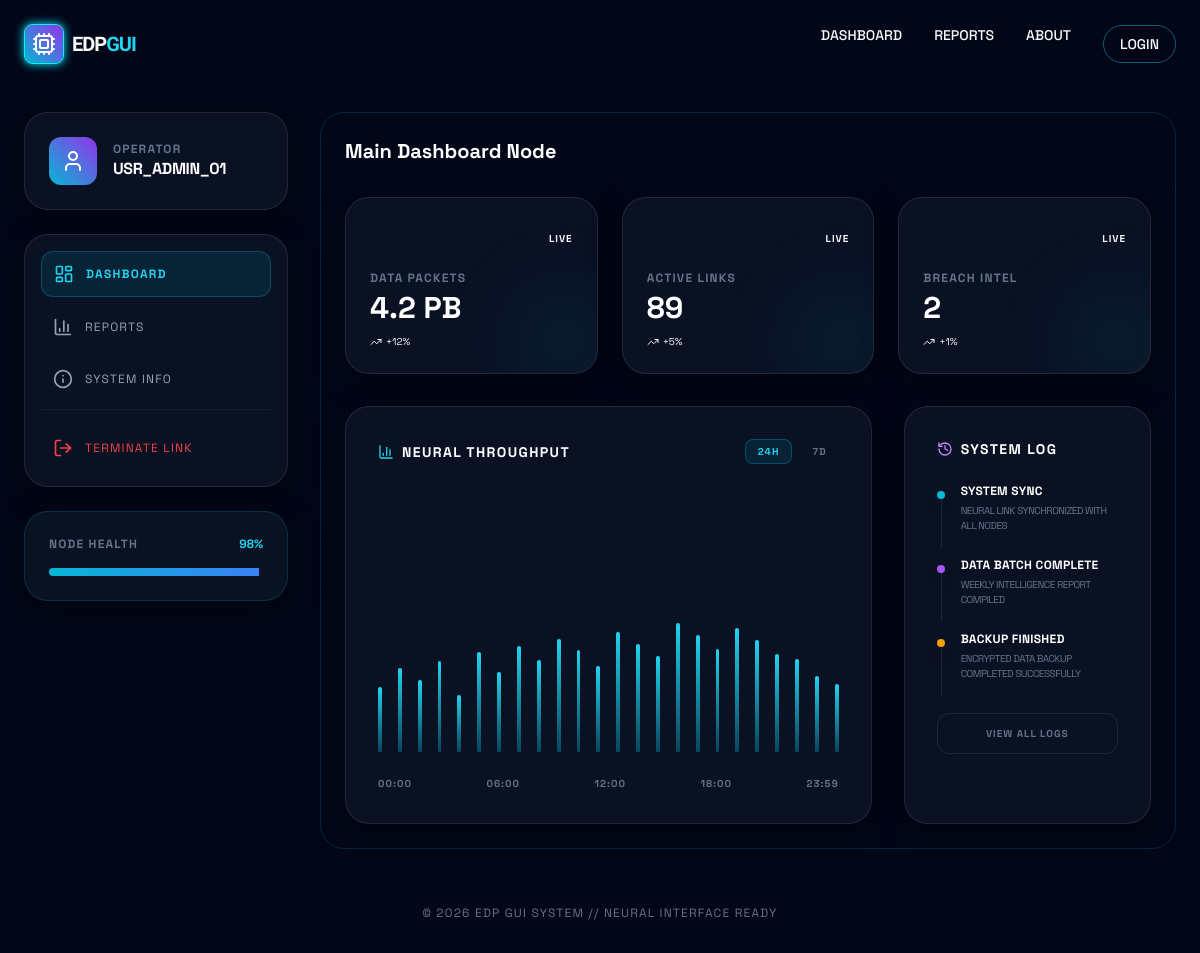
Page /dashboard.php on the committed database.
### tables this page shows
CREATE TABLE IF NOT EXISTS system_stats (
  id INT PRIMARY KEY AUTO_INCREMENT,
  stat_name VARCHAR(100) NOT NULL,
  stat_value VARCHAR(50) NOT NULL,
  stat_trend VARCHAR(20) NOT NULL,
  stat_icon VARCHAR(50),
  stat_color VARCHAR(20)
);

CREATE TABLE IF NOT EXISTS system_logs (
  id INT PRIMARY KEY AUTO_INCREMENT,
  log_title VARCHAR(255) NOT NULL,
  log_desc VARCHAR(255),
  log_type VARCHAR(50),
  log_time TIMESTAMP DEFAULT CURRENT_TIMESTAMP
);

### includes/db_edp.php (called while the page is built, shortened)
<?php
function getSystemStats($pdo) {
    if ($pdo) {
        try {
            $data = $pdo->query("SELECT * FROM system_stats")->fetchAll();
            if (!empty($data)) return $data;
        } catch (Exception $e) {}
    }
    return [
        ['stat_name' => 'Data Packets', 'stat_value' => '4.2 PB', 'stat_trend' => '+12%', 'stat_icon' => 'database', 'stat_color' => 'text-cyan-400'],
        ['stat_name' => 'Active Links', 'stat_value' => '1,284', 'stat_trend' => 'STABLE', 'stat_icon' => 'users', 'stat_color' => 'text-purple-400'],
        ['stat_name' => 'Breach Intel', 'stat_value' => '002', 'stat_trend' => 'CLEARED', 'stat_icon' => 'shield-alert', 'stat_color' => 'text-amber-400']
    ];
}
function getThroughputLogs($pdo) {
    if ($pdo) {
        try {
            $data = $pdo->query("SELECT * FROM throughput_logs")->fetchAll();
            if (!empty($data)) return $data;
        } catch (Exception $e) {}
    }
    $logs = [];
    return $logs;
}
function getSystemLogs($pdo) {
    if ($pdo) {
        try {
            $data = $pdo->query("SELECT * FROM system_logs ORDER BY log_time DESC LIMIT 5")->fetchAll();
            if (!empty($data)) return $data;
        } catch (Exception $e) {}
    }
    return [
        ['log_title' => 'Sync Complete', 'log_desc' => 'Node_72 Connected', 'log_type' => 'sync'],
        ['log_title' => 'Report Generated', 'log_desc' => 'Intelligence Batch #41', 'log_type' => 'report'],
        ['log_title' => 'Backup Sequence', 'log_desc' => 'Encryption Layer 3 Active', 'log_type' => 'backup']
    ];
}
?>

### dashboard.php (the view, shortened to what this page needs)
<?php
include 'includes/base.php';
include 'includes/db_edp.php';
render_header("EDP - Intelligence Dashboard");
$stats = getSystemStats($pdo);
$throughputLogs = getThroughputLogs($pdo);
$systemLogs = getSystemLogs($pdo);
?>
<div class="w-full max-w-7xl mx-auto grid grid-cols-1 md:grid-cols-4 gap-8">
    <aside class="md:col-span-1 space-y-6">
        <div class="glass-card p-6 flex items-center space-x-4">
            <div class="w-12 h-12 bg-gradient-to-tr from-cyan-500 to-purple-600 rounded-xl flex items-center justify-center">
                <i data-lucide="user" class="text-white"></i>
            </div>
            <div>
                <p class="text-xs text-slate-500 uppercase font-bold tracking-widest">Operator</p>
                <h3 class="text-white font-black uppercase tracking-tight">USR_ADMIN_01</h3>
            </div>
        </div>
        <nav class="glass-card p-4 space-y-2">
            <a href="dashboard.php" class="flex items-center space-x-3 p-3 rounded-xl bg-cyan-500/10 text-cyan-400 font-bold border border-cyan-500/30">
                <i data-lucide="layout-dashboard" class="w-5 h-5"></i>
                <span class="text-xs uppercase tracking-widest">Dashboard</span>
            </a>
            <a href="reports.php" class="flex items-center space-x-3 p-3 rounded-xl hover:bg-slate-800/50 text-slate-400 hover:text-white transition-all">
                <i data-lucide="bar-chart-3" class="w-5 h-5"></i>
                <span class="text-xs uppercase tracking-widest">Reports</span>
            </a>
            <a href="about.php" class="flex items-center space-x-3 p-3 rounded-xl hover:bg-slate-800/50 text-slate-400 hover:text-white transition-all">
                <i data-lucide="info" class="w-5 h-5"></i>
                <span class="text-xs uppercase tracking-widest">System Info</span>
            </a>
            <div class="pt-4 border-t border-slate-800/50 mt-4">
                <a href="index.php" class="flex items-center space-x-3 p-3 rounded-xl hover:bg-red-500/10 text-red-500 transition-all">
                    <i data-lucide="log-out" class="w-5 h-5"></i>
                    <span class="text-xs uppercase tracking-widest">Terminate Link</span>
                </a>
            </div>
        </nav>
        <div class="glass-card p-6 border-cyan-500/20">
            <div class="flex items-center justify-between mb-4">
                <span class="text-xs uppercase tracking-widest text-slate-500 font-bold">Node Health</span>
                <span class="text-cyan-400 text-xs font-bold">98%</span>
            </div>
            <div class="w-full h-2 bg-slate-900 rounded-full overflow-hidden">
                <div class="w-[98%] h-full bg-gradient-to-r from-cyan-500 to-blue-500 animate-pulse"></div>
            </div>
        </div>
    </aside>
    <div class="md:col-span-3 space-y-8 min-h-[600px] border border-cyan-500/20 p-6 rounded-3xl">
        <h2 class="text-white text-xl font-bold">Main Dashboard Node</h2>
        <div class="grid grid-cols-1 sm:grid-cols-3 gap-6">
            <?php foreach($stats as $stat): ?>
            <div class="glass-card p-6 relative overflow-hidden group">
                <div class="absolute -right-4 -bottom-4 w-24 h-24 bg-cyan-500/10 rounded-full blur-2xl group-hover:bg-cyan-500/20 transition-all"></div>
                <div class="flex items-center justify-between mb-4">
                    <i data-lucide="<?php echo $stat['stat_icon']; ?>" class="w-8 h-8 <?php echo $stat['stat_color']; ?>"></i>
                    <span class="text-[10px] <?php echo $stat['stat_color']; ?> font-black tracking-widest uppercase">Live</span>
                </div>
                <h4 class="text-slate-500 text-xs font-bold uppercase tracking-widest mb-1"><?php echo $stat['stat_name']; ?></h4>
                <p class="text-3xl font-black text-white"><?php echo $stat['stat_value']; ?></p>
                <p class="text-[10px] <?php echo $stat['stat_color']; ?> mt-2 flex items-center">
                    <i data-lucide="<?php echo $stat['stat_trend'] == 'CLEARED' || $stat['stat_trend'] == 'STABLE' ? 'check-circle' : 'trending-up'; ?>" class="w-3 h-3 mr-1"></i>
                    <?php echo $stat['stat_trend']; ?>
                </p>
            </div>
            <?php endforeach; ?>
        </div>
        <div class="grid grid-cols-1 lg:grid-cols-3 gap-8">
            <div class="lg:col-span-2 glass-card p-8">
                <div class="flex items-center justify-between mb-8">
                    <h3 class="text-white font-black uppercase tracking-widest text-sm flex items-center space-x-2">
                        <i data-lucide="bar-chart-3" class="w-4 h-4 text-cyan-400"></i>
                        <span>Neural Throughput</span>
                    </h3>
                    <div class="flex space-x-2">
                        <button class="px-3 py-1 bg-cyan-500/10 text-cyan-400 text-[10px] font-bold rounded-lg border border-cyan-500/30 uppercase tracking-widest">24H</button>
                        <button class="px-3 py-1 hover:bg-slate-800 text-slate-500 text-[10px] font-bold rounded-lg transition-all uppercase tracking-widest">7D</button>
                    </div>
                </div>
                <div class="h-64 flex items-end space-x-4">
                    <?php
                    foreach($throughputLogs as $index => $log):
                        $height = (float)$log['data_rate'];
                        $delay = $index * 0.05;
                    ?>
                    <div class="flex-grow group relative h-full flex items-end">
                        <div class="bg-gradient-to-t from-cyan-600/40 to-cyan-400 rounded-t-lg w-full transition-all hover:to-cyan-200 hover:shadow-[0_0_15px_rgba(0,243,255,0.5)] cursor-pointer"
                             style="height: <?php echo $height; ?>%; animation: grow-up 0.8s cubic-bezier(0.17, 0.67, 0.83, 0.67) <?php echo $delay; ?>s backwards;">
                        </div>
                    </div>
                    <?php endforeach; ?>
                </div>
                <div class="flex justify-between mt-6 text-[10px] text-slate-500 font-bold uppercase tracking-widest">
                    <span>00:00</span>
                    <span>06:00</span>
                    <span>12:00</span>
                    <span>18:00</span>
                    <span>23:59</span>
                </div>
            </div>
            <div class="glass-card p-8">
                <h3 class="text-white font-black uppercase tracking-widest text-sm mb-6 flex items-center space-x-2">
                    <i data-lucide="history" class="w-4 h-4 text-purple-400"></i>
                    <span>System Log</span>
                </h3>
                <div class="space-y-6">
                    <?php foreach($systemLogs as $log):
                        $dotColor = 'bg-cyan-500';
                        $shadowColor = 'shadow-cyan-500/50';
                        if($log['log_type'] == 'report') { $dotColor = 'bg-purple-500'; $shadowColor = 'shadow-purple-500/50'; }
                        if($log['log_type'] == 'backup') { $dotColor = 'bg-amber-500'; $shadowColor = 'shadow-amber-500/50'; }
                    ?>
                    <div class="flex space-x-4 group">
                        <div class="relative">
                            <div class="w-2 h-2 <?php echo $dotColor; ?> rounded-full mt-2 group-hover:scale-150 transition-transform shadow-lg <?php echo $shadowColor; ?>"></div>
                        </div>
                        <div>
                            <p class="text-white text-xs font-bold uppercase tracking-wide"><?php echo $log['log_title']; ?></p>
                            <p class="text-slate-500 text-[10px] uppercase tracking-tighter mt-1"><?php echo $log['log_desc']; ?></p>
                        </div>
                    </div>
                    <?php endforeach; ?>
                </div>
                <button class="w-full mt-8 py-3 border border-slate-800 hover:border-cyan-500/50 rounded-xl text-[10px] font-bold uppercase tracking-widest text-slate-500 hover:text-cyan-400 transition-all">
                    View All Logs
                </button>
            </div>
        </div>
    </div>
</div>
<?php
render_footer();
?>

### includes/base.php (shortened to what this page needs)
<?php
function render_header($title = "EDP Information System") {
?>
<!DOCTYPE html>
<html lang="en">
<head>
    <script src="https://cdn.tailwindcss.com"></script>
</head>
<body class="min-h-screen flex flex-col">
    <canvas id="bg-canvas"></canvas>
    <nav class="p-6 flex justify-between items-center z-10">
        <div class="flex items-center space-x-2">
            <div class="w-10 h-10 bg-gradient-to-tr from-cyan-500 to-purple-600 rounded-lg flex items-center justify-center neon-border">
                <i data-lucide="cpu" class="text-white"></i>
            </div>
            <span class="syncopate font-bold text-xl tracking-tighter">EDP<span class="text-cyan-400">GUI</span></span>
        </div>
        <div class="space-x-8 text-sm font-medium hidden md:flex">
            <a href="dashboard.php" class="hover:text-cyan-400 transition-colors">DASHBOARD</a>
            <a href="reports.php" class="hover:text-cyan-400 transition-colors">REPORTS</a>
            <a href="about.php" class="hover:text-cyan-400 transition-colors">ABOUT</a>
            <a href="index.php" class="px-4 py-2 border border-cyan-500/50 rounded-full hover:bg-cyan-500/10 transition-all">LOGIN</a>
        </div>
    </nav>
    <main class="flex-grow p-6 w-full flex flex-col items-center">
<?php
}
?>
<?php
function render_footer() {
?>
    </main>
    <footer class="p-8 text-center text-slate-500 text-xs tracking-widest uppercase">
        &copy; 2026 EDP GUI SYSTEM // NEURAL INTERFACE READY
    </footer>
</body>
</html>
<?php
}
?>

### includes/base.php (style rules this page uses)
:root { --neon-blue: #00f3ff; --neon-purple: #bc13fe; --neon-magenta: #ff00ff; --glass-bg: rgba(15, 23, 42, 0.7); --glass-border: rgba(255, 255, 255, 0.1); }
body { font-family: 'Space Grotesk', sans-serif; background: #020617; color: #f8fafc; overflow-x: hidden; overflow-y: auto; margin: 0; padding: 0; min-height: 100vh; }
.syncopate { font-family: 'Syncopate', sans-serif; }
.glass-card { background: var(--glass-bg); backdrop-filter: blur(12px); border: 1px solid var(--glass-border); border-radius: 24px; box-shadow: 0 8px 32px 0 rgba(0, 0, 0, 0.37); transition: all 0.3s ease; }
.neon-border { border: 1px solid var(--neon-blue); box-shadow: 0 0 10px var(--neon-blue); }
#bg-canvas { position: fixed; top: 0; left: 0; width: 100%; height: 100%; z-index: 0; pointer-events: none; }
nav { position: relative; z-index: 50; }
main { position: relative; z-index: 40; }
.glass-card { position: relative; z-index: 60; }

### rows in the picture
system_stats: stat_name "DATA PACKETS", stat_value "4.2 PB", stat_trend "+12%"
system_stats: stat_name "ACTIVE LINKS", stat_value "89", stat_trend "+5%"
system_stats: stat_name "BREACH INTEL", stat_value "2", stat_trend "+1%"
system_logs: log_title "SYSTEM SYNC", log_desc "NEURAL LINK SYNCHRONIZED WITH ALL NODES"
system_logs: log_title "DATA BATCH COMPLETE", log_desc "WEEKLY INTELLIGENCE REPORT COMPILED"
system_logs: log_title "BACKUP FINISHED", log_desc "ENCRYPTED DATA BACKUP COMPLETED SUCCESSFULLY"
